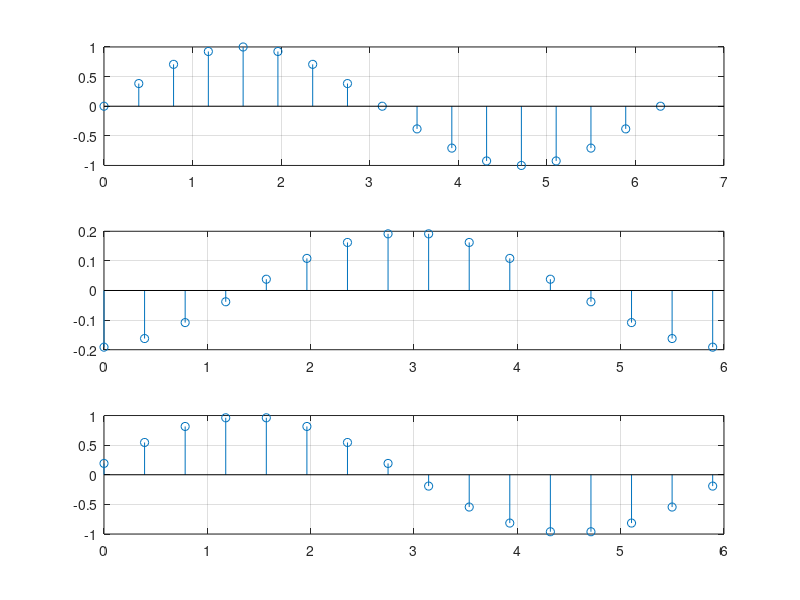

This chart was generated by the following MATLAB code:
t=0:pi/8:2*pi; % Period - 16 points
y=sin(t); %Ouer signal
N=length(y); %Namber of pulse
 for k=1:N-1 %Pulse decomposition
     x_p(k) = (y(k)+y(N-k))/2;
     x_n(k) = (y(k)-y(N-k))/2;   
 end
 subplot(3,1,1); stem(t,y); grid;
 subplot(3,1,2); stem(t(1:16),x_p); grid;
 subplot(3,1,3); stem(t(1:16),x_n); grid;
 